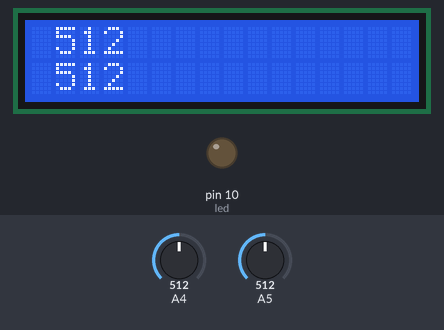
Recording of a sketch running on a simulated Arduino Uno, built with avr-gcc and run on an emulated ATmega328P. Shown: 16×2 character LCD, output pins drawn as LEDs (lit = HIGH). Inputs (shaded band) come from the test bench; at power-on: A4 = 512, A5 = 512.

Above: at 1.2 s.
1.3 s: A4 set to 716
At 1.9 s:
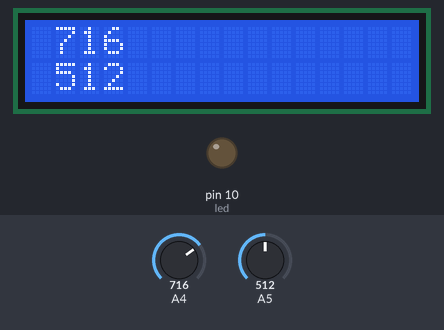
2.9 s: A5 set to 716
At 4.0 s:
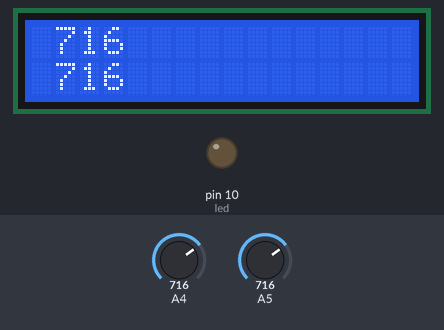
4.4 s: A4 set to 900
At 5.1 s:
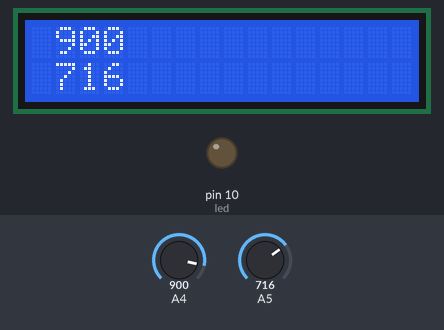
7.4 s: A5 set to 900
At 8.2 s:
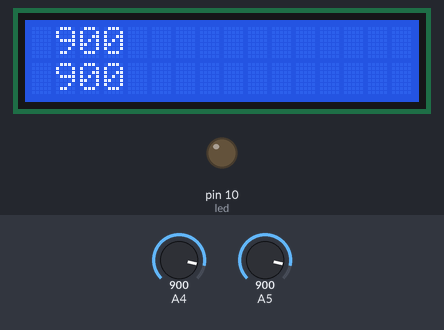
9.1 s: A4 set to 1023
At 10.4 s:
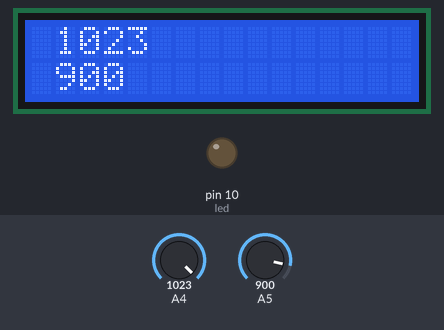
10.7 s: A5 set to 1023
At 11.7 s:
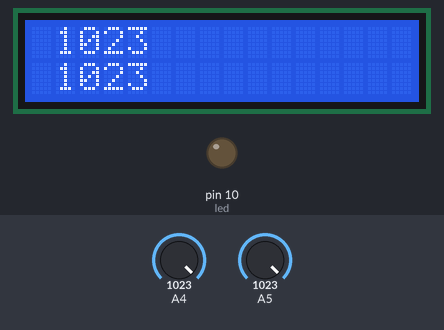
Timing chart, 0 to 13.3 s (numbered marks = the images above; inputs shaded):
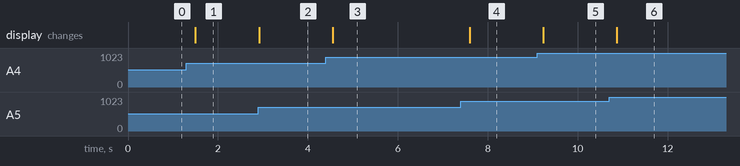

The sketch:

demo2.ino
```cpp
#include<LiquidCrystal.h>
LiquidCrystal lcd(11,12,A0,A1,A2,A3);
int ldr1=A4;
int ldr2=A5;
int a,b,c;
int led=10;
void setup()
{
 lcd.begin(16,2);
  Serial.begin(9600);
  pinMode(led,OUTPUT);

}

void loop()
{
  a=analogRead(A4);
  b=analogRead(A5);
  lcd.clear();
  lcd.setCursor(1,0);
  lcd.print(a);
  lcd.setCursor(1,1);
  lcd.print(b);
  delay(200);
}
  //Serial.println(a);
  //Serial.println(b);
  //delay(300);

/* if(a<=150 || b<=150)
  {
    for(int i=0;i<=255;i++)
    {
      analogWrite(10,i);
      delay(20);
      }
while(a<=150 || b<=150)
{
  a=analogRead(A4);
  b=analogRead(A5);
}
  }

 else
  {

    for(int i=255;i>=0;i--)
    {
      analogWrite(10,i);
      delay(20);
      }
      while(a>150 || b>150)
{
  a=analogRead(A4);
  b=analogRead(A5);

}
  }*/
```

Measured:
- after the input at 1.3 s, the display: changes after 0.19 s (image 1)
- after the input at 2.9 s, the display: changes at once (image 2)
- after the input at 4.4 s, the display: changes after 0.15 s (image 3)
- after the input at 7.4 s, the display: changes after 0.20 s (image 4)
- after the input at 9.1 s, the display: changes after 0.13 s (image 5)
- after the input at 10.7 s, the display: changes after 0.17 s (image 6)
